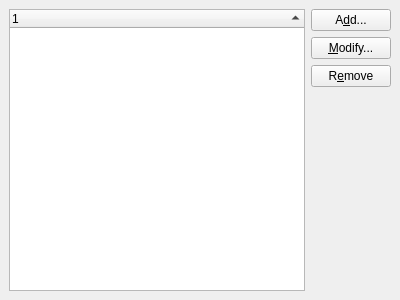
<ui version="4.0" >
 <class>ImaplibManagementWidget</class>
 <widget class="QWidget" name="ImaplibManagementWidget" >
  <property name="geometry" >
   <rect>
    <x>0</x>
    <y>0</y>
    <width>400</width>
    <height>300</height>
   </rect>
  </property>
  <layout class="QGridLayout" >
   <property name="margin" >
    <number>9</number>
   </property>
   <property name="spacing" >
    <number>6</number>
   </property>
   <item row="4" column="1" >
    <spacer>
     <property name="orientation" >
      <enum>Qt::Vertical</enum>
     </property>
     <property name="sizeHint" >
      <size>
       <width>20</width>
       <height>141</height>
      </size>
     </property>
    </spacer>
   </item>
   <item row="2" column="1" >
    <widget class="KPushButton" name="removeButton" >
     <property name="text" >
      <string>R&amp;emove</string>
     </property>
    </widget>
   </item>
   <item row="1" column="1" >
    <widget class="KPushButton" name="editButton" >
     <property name="text" >
      <string>&amp;Modify...</string>
     </property>
    </widget>
   </item>
   <item row="0" column="1" >
    <widget class="KPushButton" name="addButton" >
     <property name="text" >
      <string>A&amp;dd...</string>
     </property>
    </widget>
   </item>
   <item rowspan="5" row="0" column="0" >
    <widget class="QTreeWidget" name="imaplibList" >
     <property name="alternatingRowColors" >
      <bool>true</bool>
     </property>
     <property name="rootIsDecorated" >
      <bool>false</bool>
     </property>
     <property name="itemsExpandable" >
      <bool>false</bool>
     </property>
     <property name="sortingEnabled" >
      <bool>true</bool>
     </property>
     <property name="allColumnsShowFocus" >
      <bool>true</bool>
     </property>
     <property name="columnCount" >
      <number>1</number>
     </property>
     <column>
      <property name="text" >
       <string>1</string>
      </property>
     </column>
    </widget>
   </item>
  </layout>
 </widget>
 <customwidgets>
  <customwidget>
   <class>KPushButton</class>
   <extends>QPushButton</extends>
   <header>kpushbutton.h</header>
  </customwidget>
 </customwidgets>
 <resources/>
 <connections/>
</ui>
